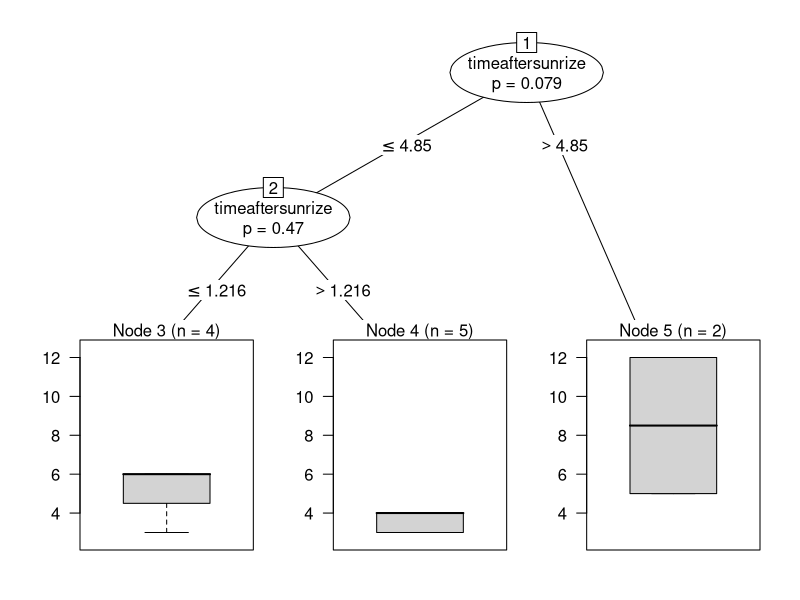
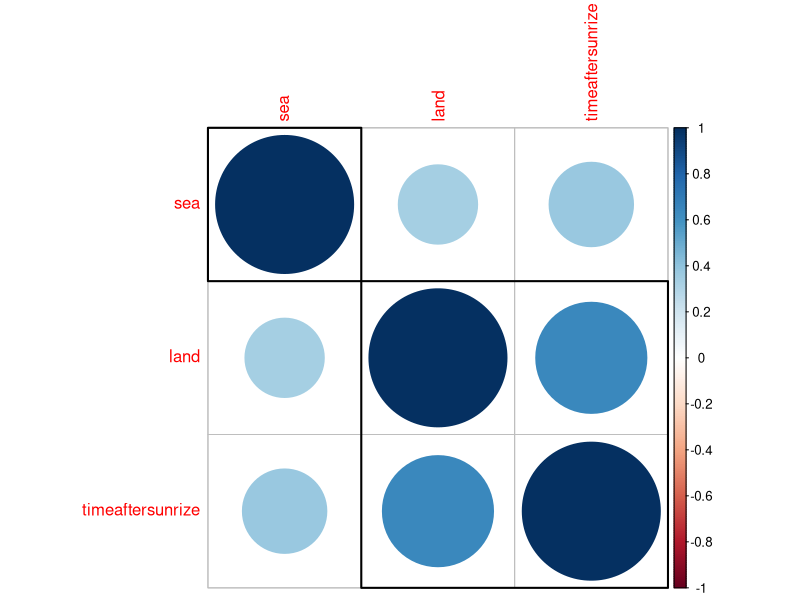
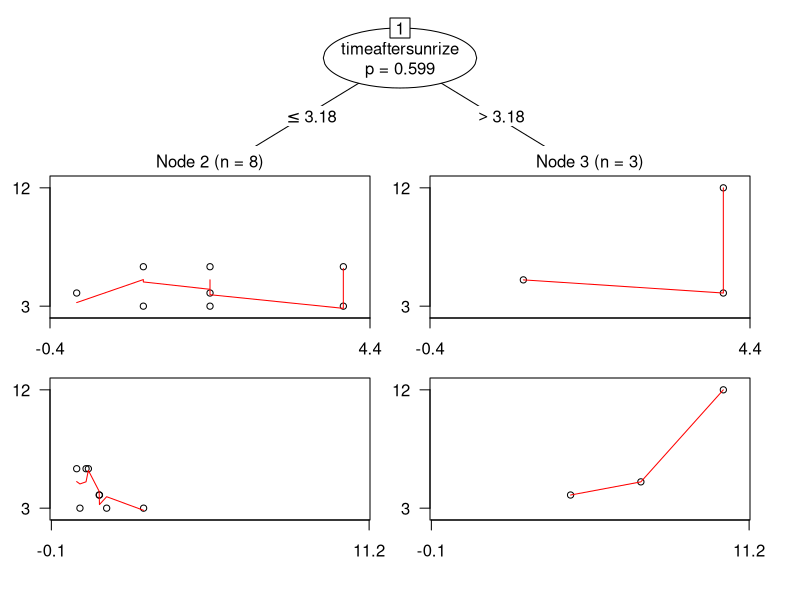

Recreate these plots in R, in order.
sea <- c(2,4,4,1,1,2,0,2,4,1,4)
land <- c(4,3,4,5,6,6,4,3,12,3,6)
timeaftersunrize <- c(1.6,3.18,4.85,7.35,0.8,1.133,1.61,1.866,10.283,0.916,1.216)
t.test(sea,land)
t.test(sea,land, paired = TRUE)

library(party)
cats <- as.data.frame(cbind(sea,land,timeaftersunrize))
cfit <- ctree(land~., cats,controls = ctree_control(mincriterion=0.5, minsplit = 2, minbucket = 2))
plot(cfit)

corrplot::corrplot(cor(cats), order = "hclust", addrect = 2)
cats <- as.matrix(cats)
cats <- as.data.frame(cats)
cfit2 <- mob(land~.|timeaftersunrize, data=cats,control = mob_control(alpha = 0.9, minsplit =2),model = linearModel)
plot(cfit2)
